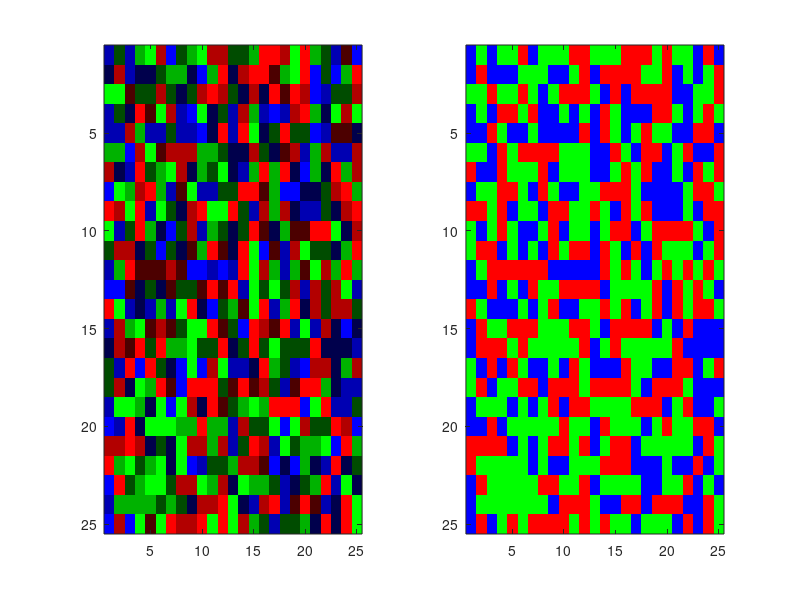

The MATLAB source for this figure:
shades = zeros(9,3);
shades(1:3,1) = [.3;.7;1];
shades(4:6,2) = [.3;.7;1];
shades(7:9,3) = [.3;.7;1];
colormap(shades)
shadeimage = round(rand(25)*8+1);
colorimage = shadeimage;
colorimage(colorimage<4)= 3;
colorimage(colorimage >=4 & colorimage < 7) = 6;
colorimage(colorimage >=7 & colorimage < 10) = 9;
subplot(1,2,1)
image(shadeimage)
subplot(1,2,2)
image(colorimage)
